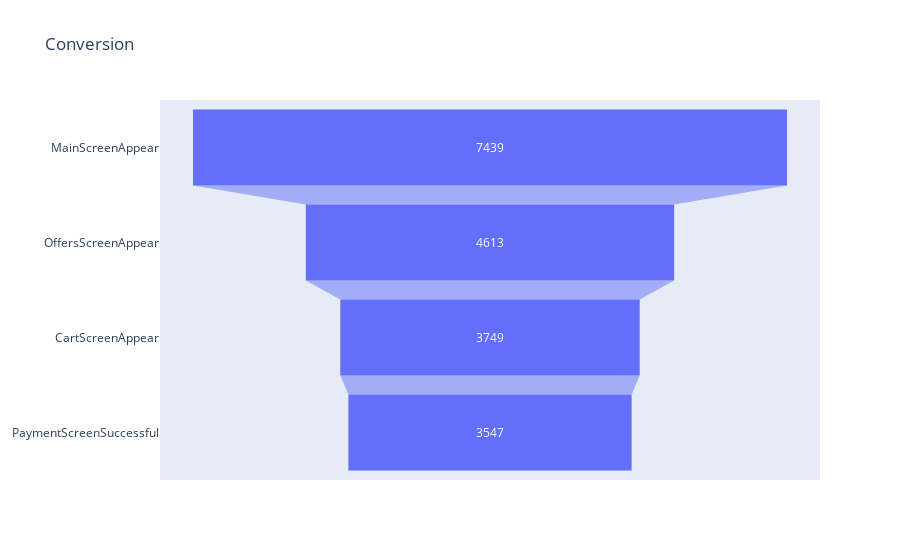

Here is the notebook cell this chart was saved with:
### Code cell
#conversion graph
fig = go.Figure(go.Funnel(
    y = funnel['event_name'],
    x = funnel['users_count']))


fig.update_layout(title="Conversion",
                  xaxis_title="Number of Users")

fig.show()

### Figure 1 — Plotly figure (JSON) as saved in the notebook; plotly's stock layout.template omitted (floating-point values rounded to 4 significant figures)
{"data": [{"type": "funnel", "x": [7439, 4613, 3749, 3547], "y": ["MainScreenAppear", "OffersScreenAppear", "CartScreenAppear", "PaymentScreenSuccessful"]}], "layout": {"title": {"text": "Conversion"}, "xaxis": {"title": {"text": "Number of Users"}}}}
